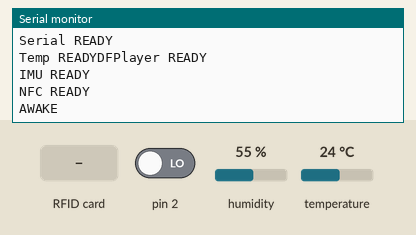
A sketch run on a simulated Arduino Uno, built with avr-gcc and run on an emulated ATmega328P. On the bench: the last lines printed to the serial monitor. The test bench sets the inputs (shaded band); at power-on: pin 2 LOW, temperature 24 °C, humidity 55 %. The audio player accepts every command and is not drawn.

Above: at 1.7 s.
1.8 s: pin 2 driven HIGH
At 11.8 s:
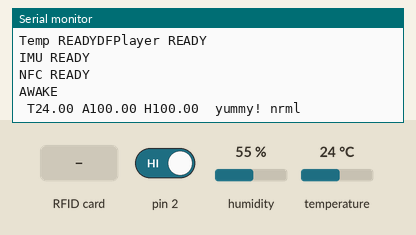
12.1 s: RFID card 5E 7A 19 C4 held to the reader
At 26.0 s:
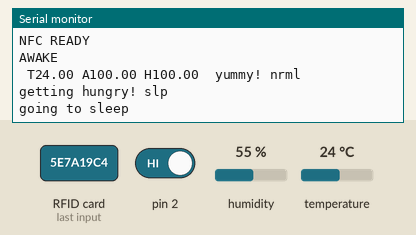
26.1 s: temperature set to 12 °C
At 35.95 s:
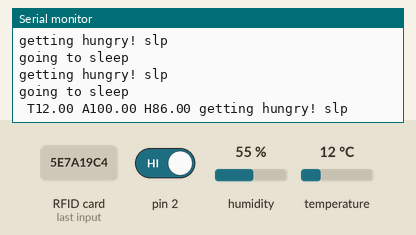
37.3 s: temperature set to 19 °C
At 57.0 s:
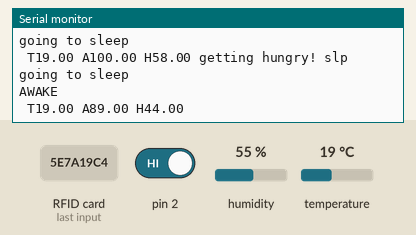
63.3 s: pin 2 driven LOW
At 71.43 s:
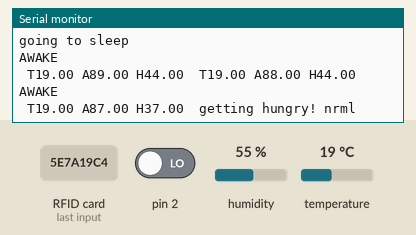

The sketch:

Prototype2_IMU.ino
```cpp
#include "Arduino.h"
#include <SoftwareSerial.h>      // Library for software serial
#include "I2Cdev.h"              // for MPU6050
#include "MPU6050.h"             // for MPU6050
#include "Wire.h"                // for MPU6050
#include <SPI.h>                 // for NFC
#include <MFRC522.h>             // for NFC
#include "DFRobotDFPlayerMini.h" // for DF Player MINI module
#include "DHT.h"                 // for DHT11

// DF Player Mini uses pin 4 for RX and 3 for TX
SoftwareSerial softSerial(4, 3);
#define FPSerial softSerial
DFRobotDFPlayerMini myDFPlayer;
void printDetail(uint8_t type, int value);

// NFC pins 10, 11, 12, 13
#define SS_PIN 10
#define RST_PIN 5
MFRC522 rfid(SS_PIN, RST_PIN);

// IMU
MPU6050 sensor(0x69);
int ax, ay, az;
int gx, gy, gz;
float total = 0;

// CSJL DHT11
#define DHTPIN A2      // what pin dht11 is connected to
#define DHTMODEL DHT11 // what model of dht sensor
DHT dht2 = DHT(DHTPIN, DHTMODEL);

// Global Baby Variables
float babyHunger = 100; //if 0 hes very hungry, if 100 not hungry
float babyTemperature = 0; //if 18c or less he's cold, if 27 or more he's hot, the in between is the sweet spot.
float babyAttitude = 100; //the lower the number the heavier are the cries
int timeToSleep = 60000; // time to make the baby sleep each time he is ok :)
int defaultDelay = 35;
int soundDelay = 10000; // 10 sec wait after playing a sound.
bool sleeping = false;
bool hungry = false;

void setup()
{
  // Normal Serial
  Serial.begin(9600);
  Serial.print("Serial READY\n");

  // Temperature and humidity sensor
  dht2.begin();
  Serial.print("Temp READY");

  // DFPlayer Serial
  FPSerial.begin(9600);
  myDFPlayer.begin(FPSerial);
  Serial.println("DFPlayer READY\n");

  // Inicialize I2C IMU
  Wire.begin();
  sensor.initialize();
  Serial.print("IMU READY\n");

  // NFC
  SPI.begin();     // init SPI bus
  rfid.PCD_Init(); // init MFRC522
  Serial.print("NFC READY\n");

  // pinMode(inPin, INPUT); //for eating //added a resistor to stop the short and read accurately from pin D2.
  pinMode(2, INPUT);
}

void loop()
{
  // Update the temperature and humidity
  // babyHumidity = dht2.readHumidity(); //no longer used
  babyTemperature = dht2.readTemperature();

  if(sleeping)
  {
    sleep();
    checkAttitude();
    makehunger();
  }
  else
  {
    wake();

    if (digitalRead(2) == HIGH)
    {
      myDFPlayer.play(9);
      eat();
      Serial.print(" ");
      Serial.println("yummy! nrml");
      delay(soundDelay+5000);
    }
    else
    {
      myDFPlayer.pause();
      makehunger();
      Serial.print(" ");
      Serial.println("getting hungry! nrml");
    }

    if (rfid.PICC_IsNewCardPresent() && babyHunger > 75 || rfid.PICC_IsNewCardPresent() && babyAttitude > 65)
    {
        sleeping = true;
        sleep();
    }
  }
}
```

CheckAttitude.ino
```cpp
void checkAttitude()
{
 //temperature affects attitude
 if (babyTemperature <= 18)
  {
    babyAttitude = babyAttitude - 2;
    if (babyAttitude <= 0) babyAttitude = 0;
  }
  else if (babyTemperature > 27)
  {
    babyAttitude = babyAttitude - 3;
    if (babyAttitude <= 0) babyAttitude = 0;
  }
  else
  {
    babyAttitude = babyAttitude + 10;
    if (babyAttitude >= 100) babyAttitude = 100;
  }
  Serial.print(" T");
  Serial.print(babyTemperature);
  Serial.print(" A");

  //hunger affects attitude
  if (babyHunger < 50)
  {
    babyAttitude = babyAttitude - 11;
    if (babyAttitude <= 0) babyAttitude = 0;
  }
  else if (babyHunger > 70)
  {
    babyAttitude = babyAttitude + 7;
    if (babyAttitude >= 100) babyAttitude = 100;
  }
  else
  {
    babyAttitude = babyAttitude + 5;
    if (babyAttitude >= 100) babyAttitude = 100;
  }
  Serial.print(babyAttitude);
  Serial.print(" H");
  Serial.print(babyHunger);
  Serial.print(" ");
}
```

ReadIMU.ino
```cpp
void readimu()
{
  sensor.getAcceleration(&ax, &ay, &az);
  sensor.getRotation(&gx, &gy, &gz);
  float ax_m_s2 = ax * (9.81 / 16384.0);
  float ay_m_s2 = ay * (9.81 / 16384.0);
  float az_m_s2 = az * (9.81 / 16384.0);
  // float gx_deg_s = gx * (250.0 / 32768.0);
  // float gy_deg_s = gy * (250.0 / 32768.0);
  // float gz_deg_s = gz * (250.0 / 32768.0);

  // DEBUG PRINTS
  float total1 = ax + ay + az;
  float total2 = ax + ay + az;
  float total3 = ax + ay + az;

//  while(!hungry && babyHunger >= 90){
//
//    if(total1 >= 300 && total2 >= 300 && total3 >= 300)
//    {
//      babyAttitude = babyAttitude + 5;
//      if (babyAttitude >= 100) babyAttitude = 100;
//      int a = random(0,13);
//      if(a == 3 || a == 7 || a == 11) sleep(); // can sleep in the arms if we get number 3, 7, or 11.
//    }
//
//  }
  Serial.print(" ");
  Serial.print(total);

  delay(100);
}
```

eat.ino
```cpp
void eat()
{
  babyHunger = babyHunger + 5;
  if (babyHunger >= 100)
  {
    babyHunger = 100;
    //if (!hungry) readimu();
    hungry = false;
  }
  delay(defaultDelay);
}

void makehunger()
{
  babyHunger = babyHunger - 7;
  if (babyHunger <= 50) hungry = true;
  if (babyHunger <= 0) babyHunger = 0;
  delay(defaultDelay);
}
```

sleep.ino
```cpp
void sleep()
{
  // if the nfc reader detects the bed and the baby isnt hungry or if it detects the bed and it has a good attitude, then he sleeps.
  myDFPlayer.play(6); // Play the mp3 with baby sleep sounds
  makehunger();
  Serial.println("getting hungry! slp");
  if (sleeping)
    Serial.println("going to sleep");
  if (hungry)
    wake();
  delay(5000 /*timeToSleep*/); // sleep for a minute | changed to 5 seconds for the demo
}
```

wake.ino
```cpp
void wake()
{
  sleeping = false;
  Serial.println("AWAKE");
  if (babyAttitude > 70)
  {
    myDFPlayer.play(1);
    delay(soundDelay);
  }
  else if (babyAttitude < 20)
  {
    myDFPlayer.play(10);
    delay(soundDelay);
  }
  else
  {
    myDFPlayer.play(12);
    delay(soundDelay);
  }
  checkAttitude();
}
```

Measured:
- after the input at 1.8 s, the serial monitor: prints a new line after 8.8 s (image 1)
- after the input at 12.1 s, the serial monitor: prints a new line after 13.6 s (image 2)
- after the input at 26.1 s, the serial monitor: prints a new line after 9.7 s (image 3)
- after the input at 37.3 s, the serial monitor: prints a new line after 8.8 s (image 4)
- after the input at 63.3 s, the serial monitor: prints a new line after 8.0 s (image 5)
